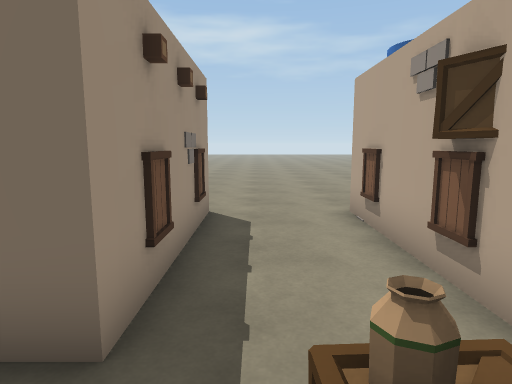
View 1 (above)

22 first-person views from a walk through a 3-D level made in the Unity game engine. The camera is 1.4 m above the floor, tilts 8° down and sees 75° across. The floor is counted in squares, 1 m on a side. Each view is taken from the middle of a square. On the plan, view 1 faces up. The plan holds only what a view shows up to about 15 squares ahead; the rest is blank. The place goes on beyond the plan. The player is left out.

View 2
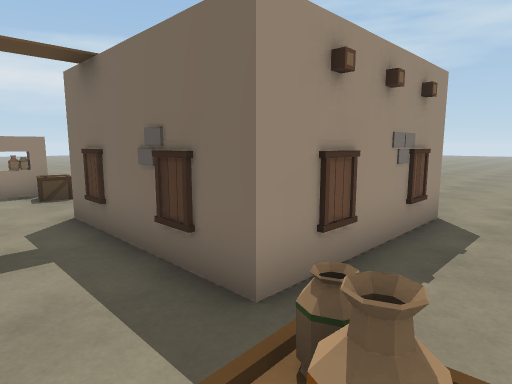

View 3
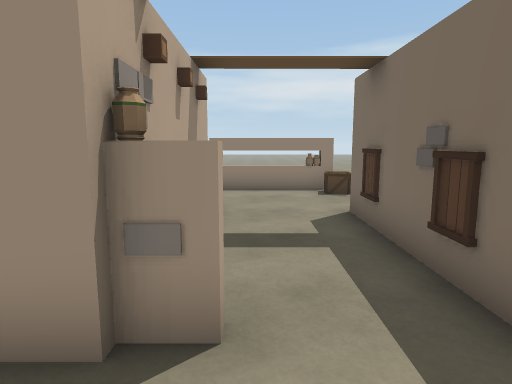

View 4
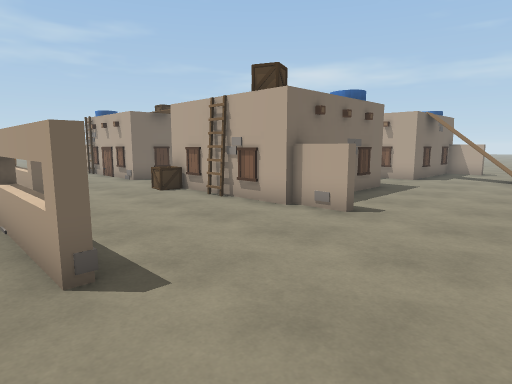

View 5
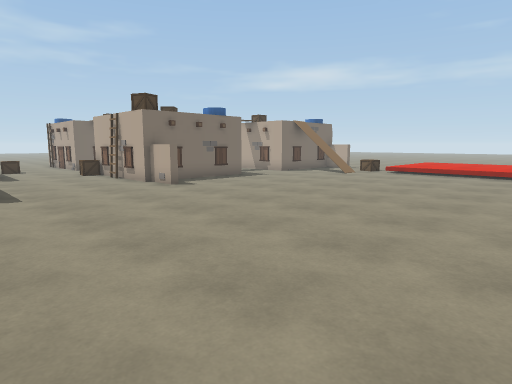

View 6
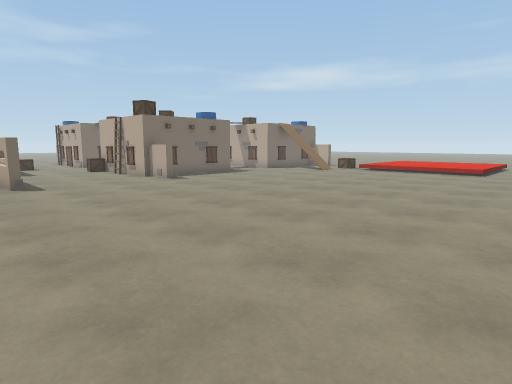

View 7
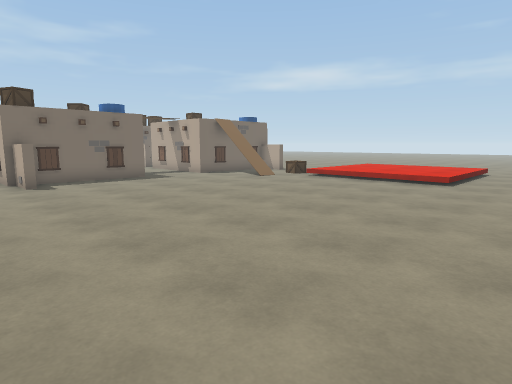

View 8
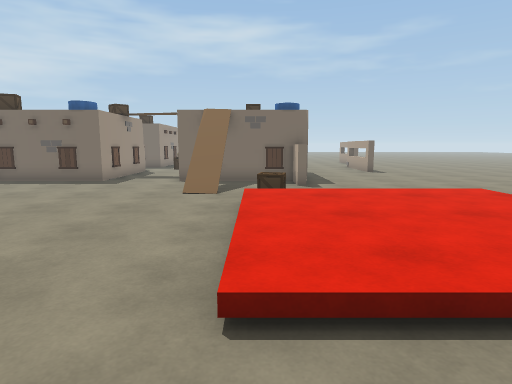

View 9
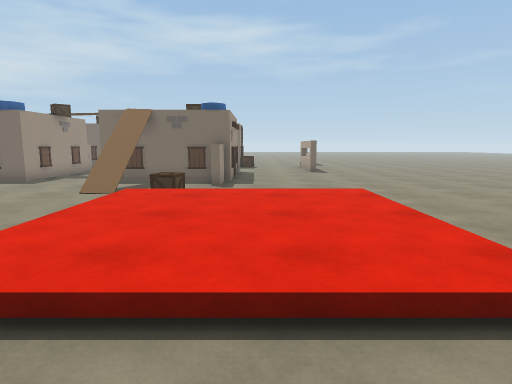

View 10
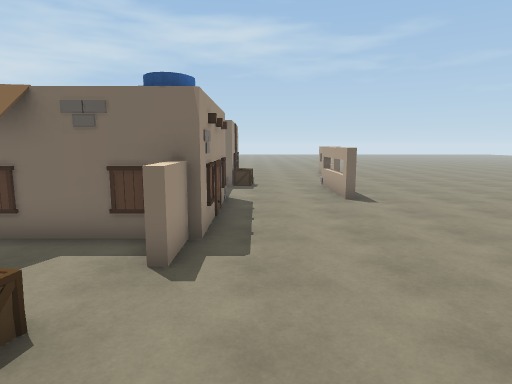

View 11
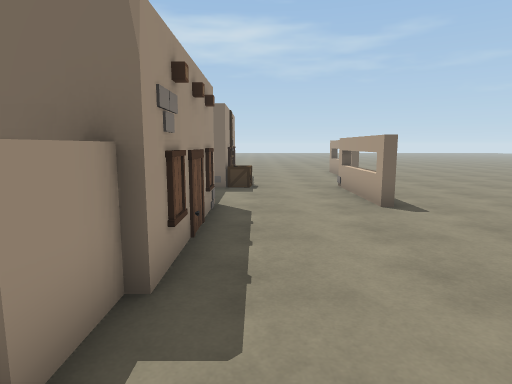

View 12
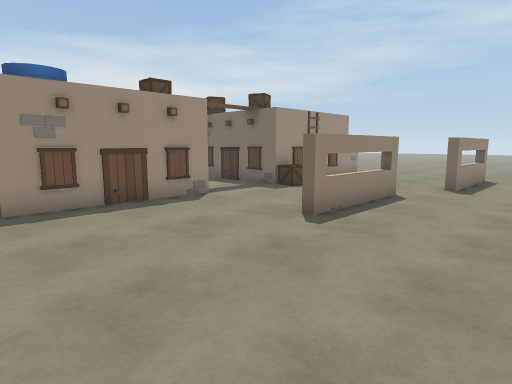

View 13
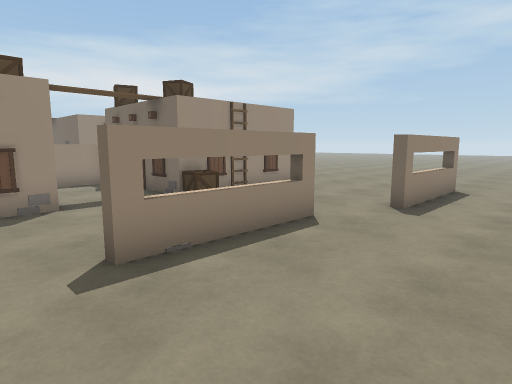

View 14
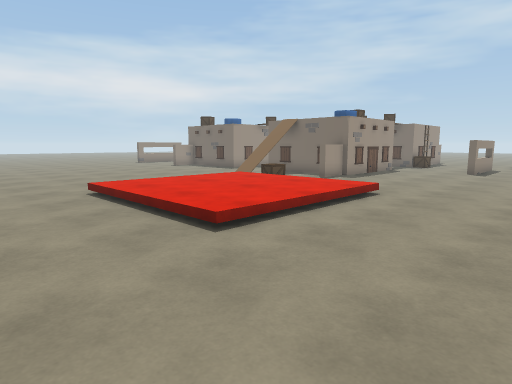

View 15
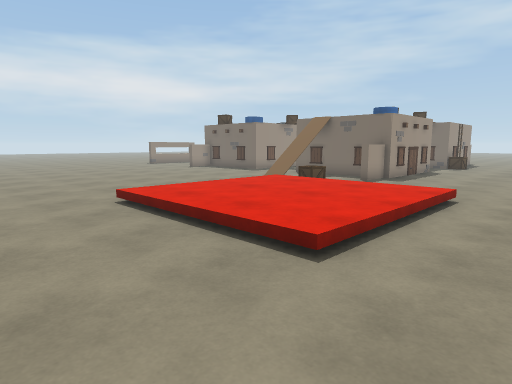

View 16
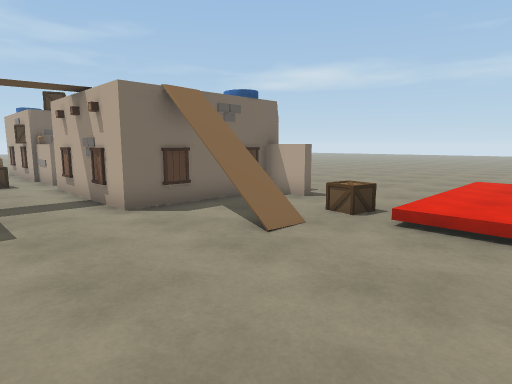

View 17
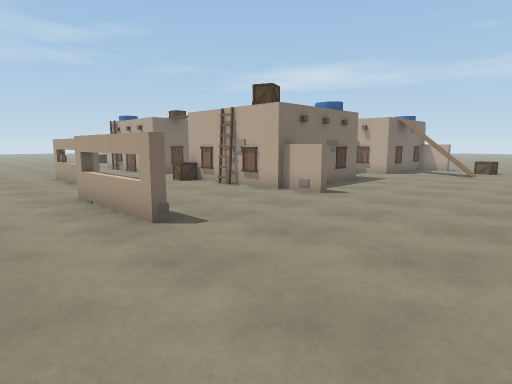

View 18
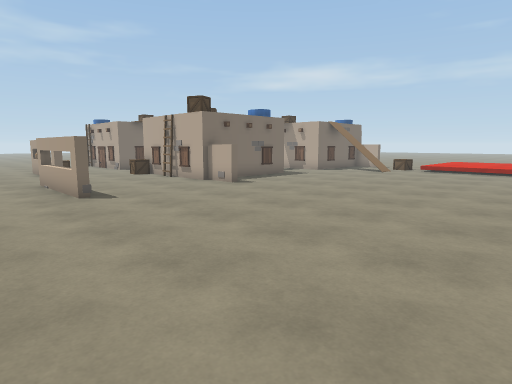

View 19
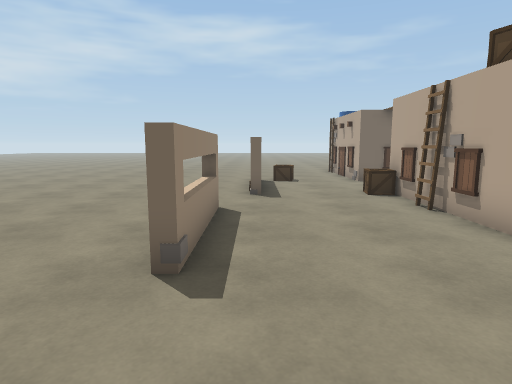

View 20
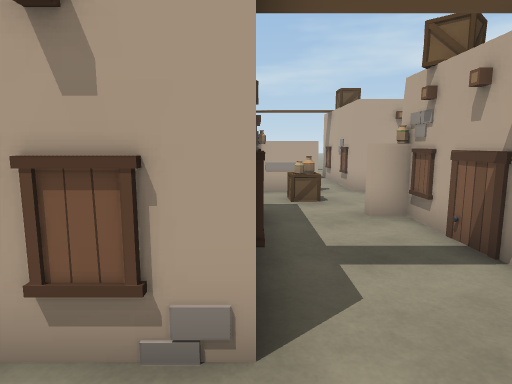

View 21
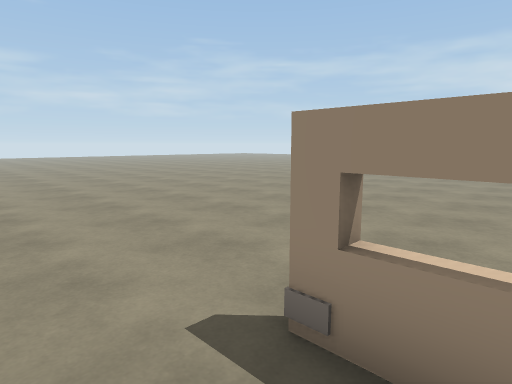

View 22
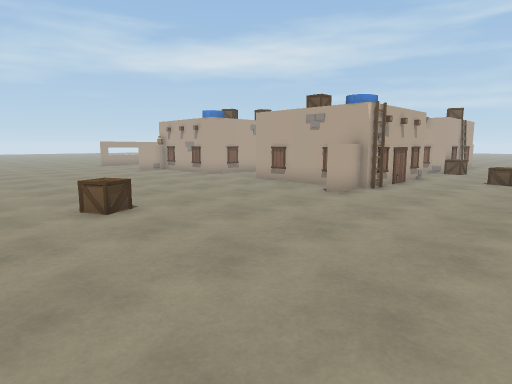

### Floor plan
Key: @ floor where view 1 was taken; # wall or solid block; x gap in a wall; . main floor; : floor 0.25 m higher than the main floor; = window, fence, low wall or low ledge; O other object.
Columns run from 14 left of view 1 to 15 right of it. Each row starts with its distance up from view 1.
 17    . ...   ...
 16     ...........
 15    .......O..........
 14    .......OO.........    ...
 13    ..................    ...
 12     ................     ...
 11     ...............   ..  ..
 10     ..............   ...  ..
  9     ..............   .... ..
  8     ....#........     ....#..
  7     ....######..#     ....#..
  6     ....#    #..#    #....#...
  5    .....#    O..#    #....#...
  4  .......#    #..#    #........
  3  ....O..#    #..O   ##........
  2 ....#O..######..O####OO..#....
  1 . ..#.........OOO........#....
  0 . ..#.........@.x........#....
 -1 ....#..OO####O..######...#....
 -2 ........##  ##..#    #........
 -3 ........#    #..#    #........
 -4 ...#....#    #..O    #........
 -5 ...#....#    #..#    #........
 -6 ...#....###O##..######........
 -7 ...#....#........ #..#........
 -8 ................. #...........
 -9 .................O=OO.........
-10 ...................O..........
-11 ...................::::::.....
-12 ...................::::::....
-13 ...................::::::....
-14 ...................::::::....
-15 ...................::::::....
-16 ...................::::::.....
-17 ..............................
-18 ..............................
-19 .............................
-20 ....... ...            ..... .

Positions as (right, up) in squares from view 1, and headings:
1: (0, 0), facing up
2: (1, 0), facing up-left
3: (1, 0), facing left
4: (-12, -11), facing up-right
5: (-12, -18), facing up-right
6: (-13, -20), facing up-right
7: (-8, -20), facing up-right
8: (5, -19), facing up
9: (8, -19), facing up
10: (8, -12), facing up
11: (8, -9), facing up
12: (15, -7), facing up-left
13: (15, -3), facing up-left
14: (15, -20), facing up-left
15: (13, -20), facing up-left
16: (-1, -13), facing up-right
17: (-14, -13), facing up-right
18: (-14, -17), facing up-right
19: (-10, -11), facing up
20: (-8, 2), facing right
21: (-9, -6), facing down-left
22: (-11, 17), facing down-right
